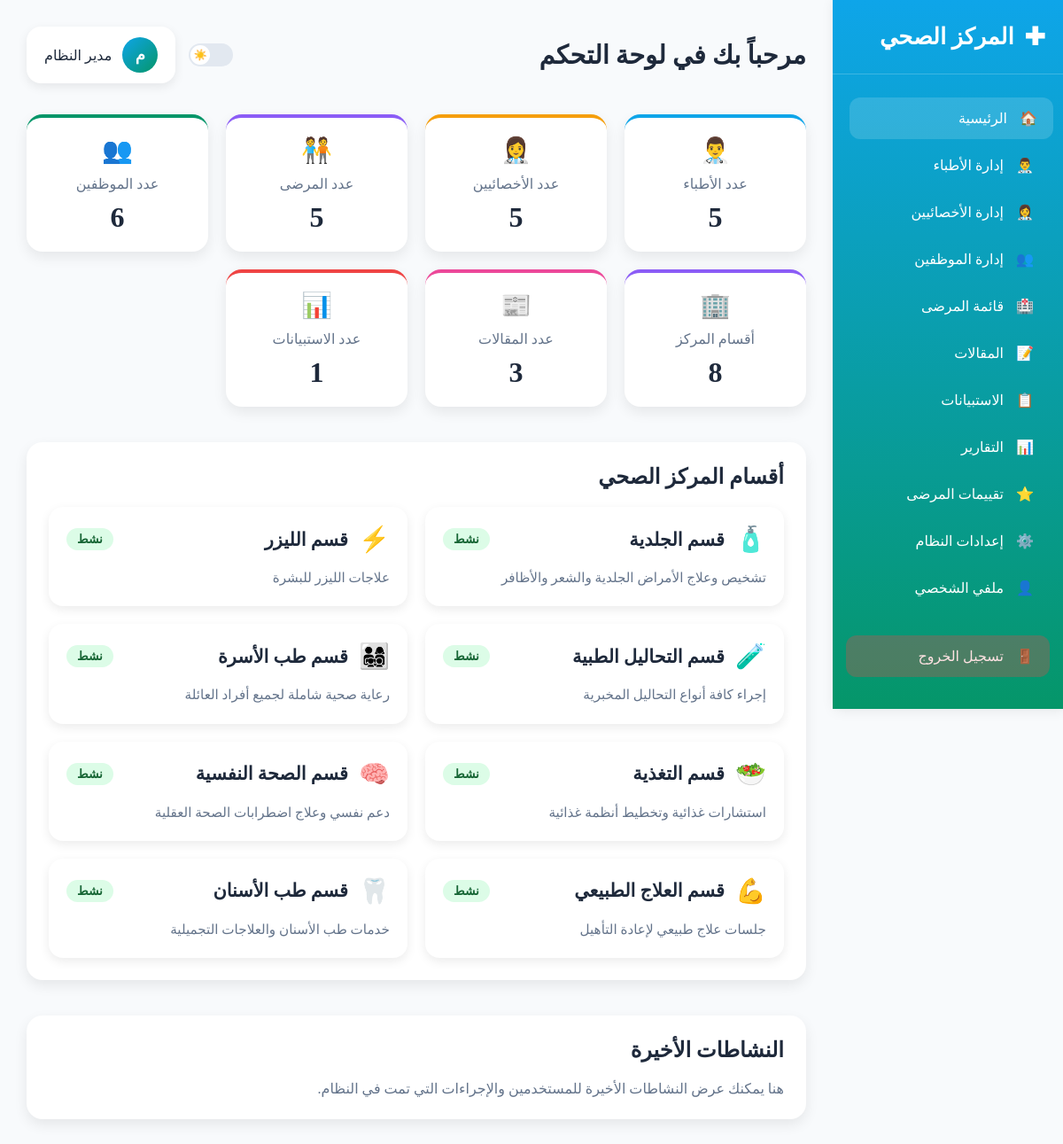
Page /admin/dashboard.php (signed in) on the committed database.
### tables this page shows
CREATE TABLE `departments` (
  `id` int NOT NULL,
  `name` varchar(100) NOT NULL,
  `description` text,
  `icon` varchar(50) NOT NULL,
  `status` enum('active','inactive') DEFAULT 'active',
  `created_at` timestamp NOT NULL DEFAULT CURRENT_TIMESTAMP,
  `updated_at` timestamp NOT NULL DEFAULT CURRENT_TIMESTAMP ON UPDATE CURRENT_TIMESTAMP
);

### admin/dashboard.php (the view, shortened to what this page needs)
<?php
$current_page_name = 'dashboard';
$database = new Database();
$conn = $database->getConnection();
$stats = [
    'doctors' => $conn->query("SELECT COUNT(*) FROM doctors")->fetchColumn(),
    'patients' => $conn->query("SELECT COUNT(*) FROM patients")->fetchColumn(),
    'staff' => $conn->query("SELECT COUNT(*) FROM staff")->fetchColumn(),
    'articles' => $conn->query("SELECT COUNT(*) FROM articles")->fetchColumn(),
    'specialists' => $conn->query("SELECT COUNT(*) FROM specialists")->fetchColumn(),
    'surveys' => $conn->query("SELECT COUNT(*) FROM surveys")->fetchColumn(),
    'departments' => $conn->query("SELECT COUNT(*) FROM departments")->fetchColumn()
];
$stmt = $conn->query("SELECT id, name, description, icon, status FROM departments ORDER BY created_at ASC");
$departments = $stmt->fetchAll(PDO::FETCH_ASSOC);
?>
<!DOCTYPE html>
<html lang="ar" dir="rtl">
<head>
    <?php include 'includes/sidebar.php'; ?>
</head>
<body>
    <div class="main-content">
        <div class="header">
            <div class="welcome">مرحباً بك في لوحة التحكم</div>
            <div class="header-actions">
                <button class="theme-toggle" id="theme-toggle" aria-label="تبديل الوضع"></button>
                <div class="user-info">
                    <div class="user-avatar">
                        <?= mb_substr($_SESSION['admin_name'], 0, 1, 'UTF-8') ?>
                    </div>
                    <div class="user-name"><?= htmlspecialchars($_SESSION['admin_name']) ?></div>
                </div>
            </div>
        </div>
        <div class="stats-grid">
            <div class="stat-card doctors">
                <div class="stat-icon">👨‍⚕️</div>
                <div class="stat-title">عدد الأطباء</div>
                <div class="stat-value"><?= $stats['doctors'] ?></div>
            </div>
            <div class="stat-card specialists">
                <div class="stat-icon">👩‍⚕️</div>
                <div class="stat-title">عدد الأخصائيين</div>
                <div class="stat-value"><?= $stats['specialists'] ?></div>
            </div>
            <div class="stat-card patients">
                <div class="stat-icon">🧑‍🤝‍🧑</div>
                <div class="stat-title">عدد المرضى</div>
                <div class="stat-value"><?= $stats['patients'] ?></div>
            </div>
            <div class="stat-card staff">
                <div class="stat-icon">👥</div>
                <div class="stat-title">عدد الموظفين</div>
                <div class="stat-value"><?= $stats['staff'] ?></div>
            </div>
            <div class="stat-card departments">
                <div class="stat-icon">🏢</div>
                <div class="stat-title">أقسام المركز</div>
                <div class="stat-value"><?= $stats['departments'] ?></div>
            </div>
            <div class="stat-card articles">
                <div class="stat-icon">📰</div>
                <div class="stat-title">عدد المقالات</div>
                <div class="stat-value"><?= $stats['articles'] ?></div>
            </div>
            <div class="stat-card surveys">
                <div class="stat-icon">📊</div>
                <div class="stat-title">عدد الاستبيانات</div>
                <div class="stat-value"><?= $stats['surveys'] ?></div>
            </div>
        </div>
        <div class="departments-section">
            <div class="section-title">أقسام المركز الصحي</div>
            <div class="departments-grid">
                <?php foreach ($departments as $dept): ?>
                <div class="department-card">
                    <div class="department-header">
                        <span class="department-icon"><?= htmlspecialchars($dept['icon']) ?></span>
                        <h3 class="department-name"><?= htmlspecialchars($dept['name']) ?></h3>
                        <span class="department-status status-<?= $dept['status'] ?>">
                            <?= $dept['status'] === 'active' ? 'نشط' : 'غير نشط' ?>
                        </span>
                    </div>
                    <p class="department-description"><?= htmlspecialchars($dept['description']) ?></p>
                </div>
                <?php endforeach; ?>
            </div>
        </div>
        <div class="recent-activity">
            <div class="section-title">النشاطات الأخيرة</div>
            <p>هنا يمكنك عرض النشاطات الأخيرة للمستخدمين والإجراءات التي تمت في النظام.</p>
        </div>
    </div>
</body>
</html>

### admin/includes/sidebar.php (shortened to what this page needs)
<?php
function is_active($target, $current) {
    return (isset($current) && $target === $current) ? 'active' : '';
}
?>
<div class="sidebar">
    <div class="logo">
        <div class="logo-icon">✚</div>
        <span>المركز الصحي</span>
    </div>
    <ul>
        <li><a href="dashboard.php" class="<?= is_active('dashboard', $current_page_name) ?>"><span>🏠</span> <span>الرئيسية</span></a></li>
        <li><a href="doctors.php" class="<?= is_active('doctors', $current_page_name) ?>"><span>👨‍⚕️</span> <span>إدارة الأطباء</span></a></li>
        <li><a href="specialists.php" class="<?= is_active('specialists', $current_page_name) ?>"><span>👩‍⚕️</span> <span>إدارة الأخصائيين</span></a></li>
        <li><a href="staff.php" class="<?= is_active('staff', $current_page_name) ?>"><span>👥</span> <span>إدارة الموظفين</span></a></li>
        <li><a href="patients.php" class="<?= is_active('patients', $current_page_name) ?>"><span>🏥</span> <span>قائمة المرضى</span></a></li>
        <li><a href="articles.php" class="<?= is_active('articles', $current_page_name) ?>"><span>📝</span> <span>المقالات</span></a></li>
        <li><a href="surveys.php" class="<?= is_active('surveys', $current_page_name) ?>"><span>📋</span> <span>الاستبيانات</span></a></li>
        <li><a href="reports.php" class="<?= is_active('reports', $current_page_name) ?>"><span>📊</span> <span>التقارير</span></a></li>
        <li><a href="reviews.php" class="<?= is_active('reviews', $current_page_name) ?>"><span>⭐</span> <span>تقييمات المرضى</span></a></li>
        <li><a href="settings.php" class="<?= is_active('settings', $current_page_name) ?>"><span>⚙️</span> <span>إعدادات النظام</span></a></li>
        <li><a href="profile.php" class="<?= is_active('profile', $current_page_name) ?>"><span>👤</span> <span>ملفي الشخصي</span></a></li>
        <li><a href="logout.php" class="logout"><span>🚪</span> <span>تسجيل الخروج</span></a></li>
    </ul>
</div>

### admin/includes/theme_logic.php (style rules this page uses)
:root { --bg-color: #f8fafc; --text-color: #1e293b; --card-bg: white; --card-shadow: rgba(0,0,0,0.08); --header-bg: white; --header-shadow: rgba(0,0,0,0.08); --sidebar-bg: linear-gradient(180deg, #0ea5e9 0%, #059669 100%); --sidebar-text: white; --border-color: #f1f5f9; --muted-text: #64748b; --stat-title-color: #64748b; --toggle-bg: #e2e8f0; --toggle-thumb: white; --department-active: #dcfce7; --department-inactive: #fee2e2; --department-active-text: #166534; --department-inactive-text: #dc2626; }
body { background-color: var(--bg-color); color: var(--text-color); transition: background-color 0.3s ease, color 0.3s ease; }

### admin/includes/sidebar.php (style rules this page uses)
.sidebar { width: 260px; background: var(--sidebar-bg); color: var(--sidebar-text); height: 100vh; position: fixed; overflow-y: auto; box-shadow: 3px 0 15px rgba(0,0,0,0.1); transition: background 0.3s ease; }
.logo { padding: 25px 20px; font-size: 1.6rem; font-weight: 700; border-bottom: 1px solid rgba(255,255,255,0.2); display: flex; align-items: center; gap: 12px; }
.logo-icon { font-size: 28px; }
.sidebar ul { list-style: none; padding: 20px 0; }
.sidebar ul li { padding: 0 15px; }
.sidebar ul li a { color: var(--sidebar-text); text-decoration: none; display: flex; align-items: center; padding: 14px 18px; border-radius: 12px; margin: 6px 0; transition: all 0.3s ease; font-weight: 500; gap: 14px; }
.sidebar ul li a:hover, .sidebar ul li a.active { background: rgba(255,255,255,0.15); transform: translateX(4px); }
.sidebar ul li a.logout { margin-top: 30px; background: rgba(239, 68, 68, 0.3); color: #fee2e2; }

### rows in the picture
departments: icon "🧴", name "قسم الجلدية", status "نشط", description "تشخيص وعلاج الأمراض الجلدية والشعر والأظافر"
departments: icon "⚡", name "قسم الليزر", status "نشط", description "علاجات الليزر للبشرة"
departments: icon "🧪", name "قسم التحاليل الطبية", status "نشط", description "إجراء كافة أنواع التحاليل المخبرية"
departments: icon "👨‍👩‍👧‍👦", name "قسم طب الأسرة", status "نشط", description "رعاية صحية شاملة لجميع أفراد العائلة"
departments: icon "🥗", name "قسم التغذية", status "نشط", description "استشارات غذائية وتخطيط أنظمة غذائية"
departments: icon "🧠", name "قسم الصحة النفسية", status "نشط", description "دعم نفسي وعلاج اضطرابات الصحة العقلية"
departments: icon "💪", name "قسم العلاج الطبيعي", status "نشط", description "جلسات علاج طبيعي لإعادة التأهيل"
departments: icon "🦷", name "قسم طب الأسنان", status "نشط", description "خدمات طب الأسنان والعلاجات التجميلية"

### other values in the picture
mb_substr($_SESSION['admin_name'], 0, 1, 'UTF-8') "م"
$_SESSION['admin_name'] "مدير النظام"
$stats['doctors'] "5"
$stats['specialists'] "5"
$stats['patients'] "5"
$stats['staff'] "6"
$stats['departments'] "8"
$stats['articles'] "3"
$stats['surveys'] "1"
